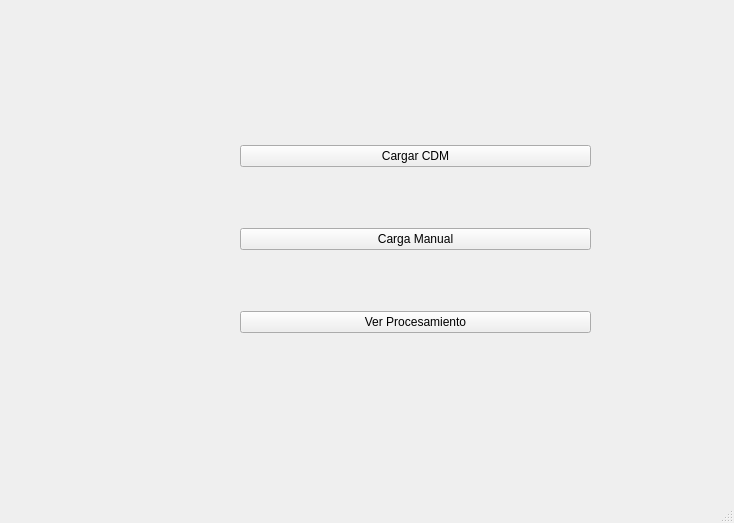
<?xml version="1.0" encoding="UTF-8"?>
<ui version="4.0">
 <class>MW_AppTest</class>
 <widget class="QMainWindow" name="MW_AppTest">
  <property name="geometry">
   <rect>
    <x>0</x>
    <y>0</y>
    <width>734</width>
    <height>523</height>
   </rect>
  </property>
  <property name="windowTitle">
   <string>Application Test</string>
  </property>
  <widget class="QWidget" name="centralwidget">
   <widget class="QWidget" name="verticalLayoutWidget">
    <property name="geometry">
     <rect>
      <x>240</x>
      <y>90</y>
      <width>351</width>
      <height>301</height>
     </rect>
    </property>
    <layout class="QVBoxLayout" name="verticalLayout">
     <item>
      <widget class="QPushButton" name="btn_cargaCDM">
       <property name="text">
        <string>Cargar CDM</string>
       </property>
      </widget>
     </item>
     <item>
      <widget class="QPushButton" name="btn_cargaManual">
       <property name="text">
        <string>Carga Manual</string>
       </property>
      </widget>
     </item>
     <item>
      <widget class="QPushButton" name="btn_verProcesamiento">
       <property name="text">
        <string>Ver Procesamiento</string>
       </property>
      </widget>
     </item>
    </layout>
   </widget>
  </widget>
  <widget class="QMenuBar" name="menubar">
   <property name="geometry">
    <rect>
     <x>0</x>
     <y>0</y>
     <width>734</width>
     <height>27</height>
    </rect>
   </property>
  </widget>
  <widget class="QStatusBar" name="statusbar"/>
 </widget>
 <resources/>
 <connections/>
</ui>
